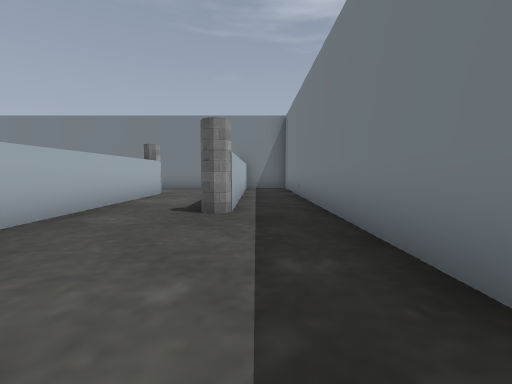
View 1 (above)

20 first-person views from a walk through a level from a Godot 3-D game. The camera is 1.3 m above the floor, tilts 4° down and sees 85° across. The floor is counted in squares, 2 m on a side. Each view is taken from the middle of a square. On the plan, view 1 faces up. The plan holds only what a view shows up to about 9 squares ahead; the rest is blank.

View 2
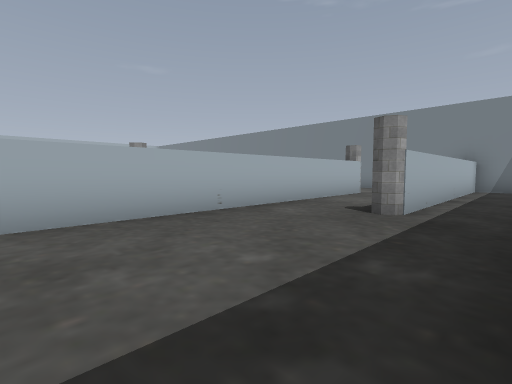

View 3
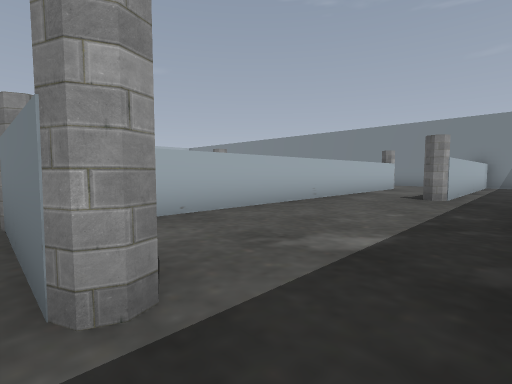

View 4
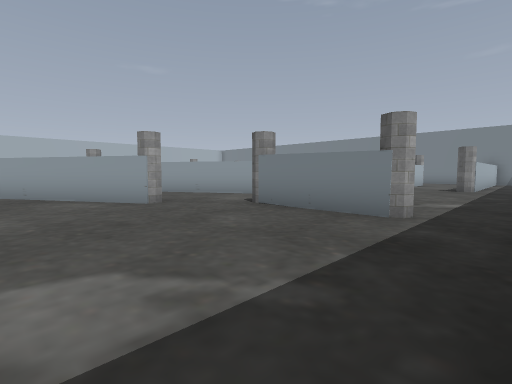

View 5
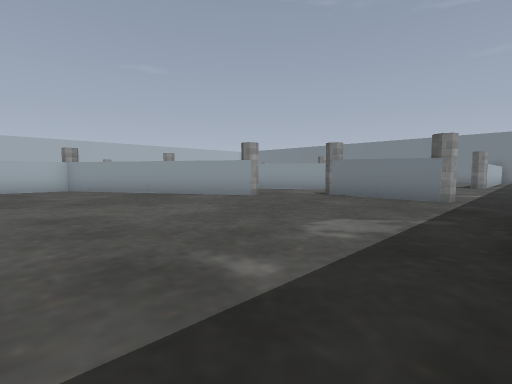

View 6
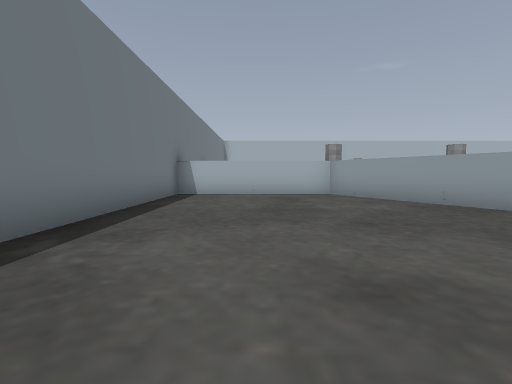

View 7
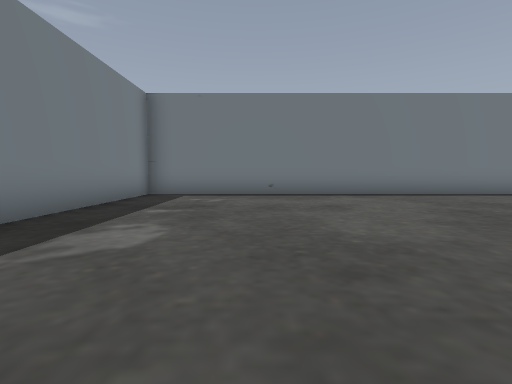

View 8
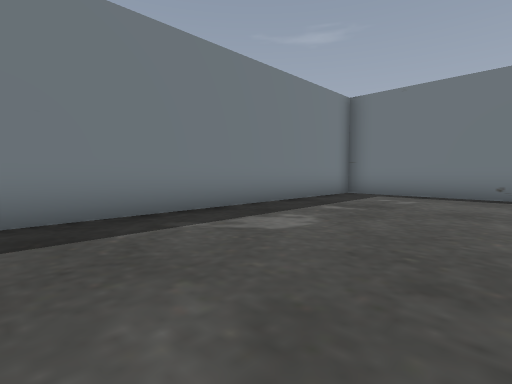

View 9
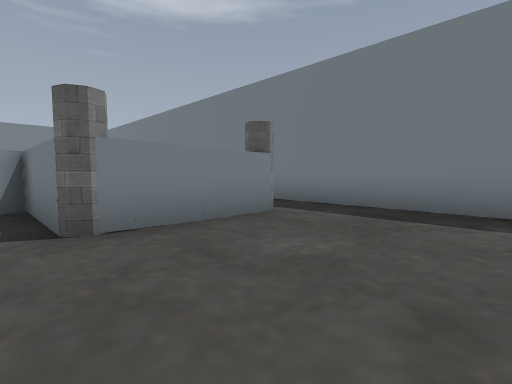

View 10
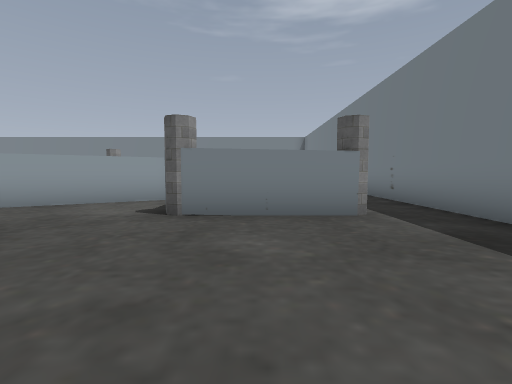

View 11
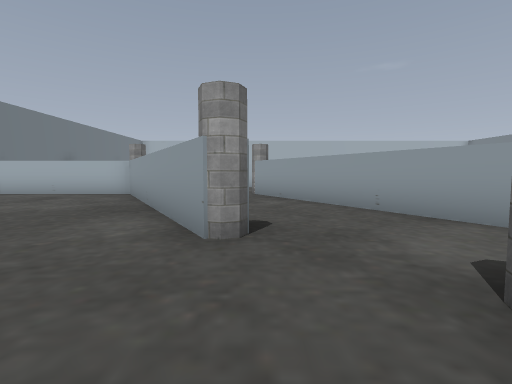

View 12
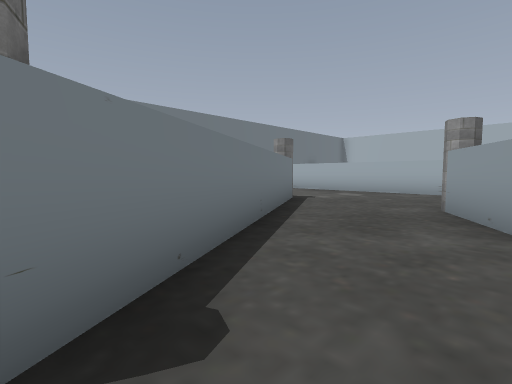

View 13
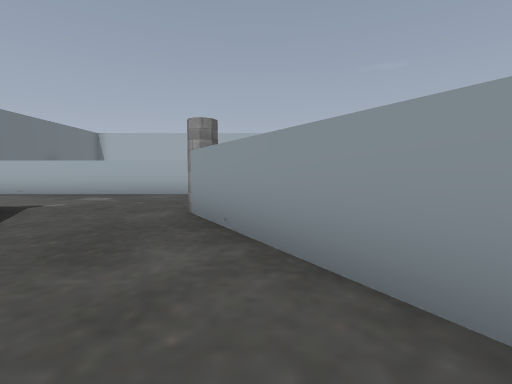

View 14
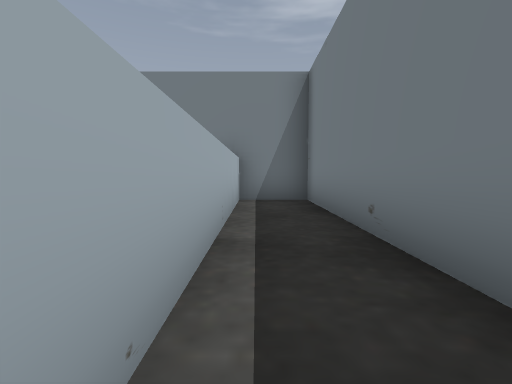

View 15
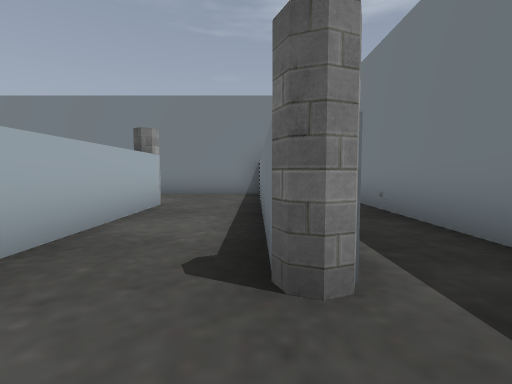

View 16
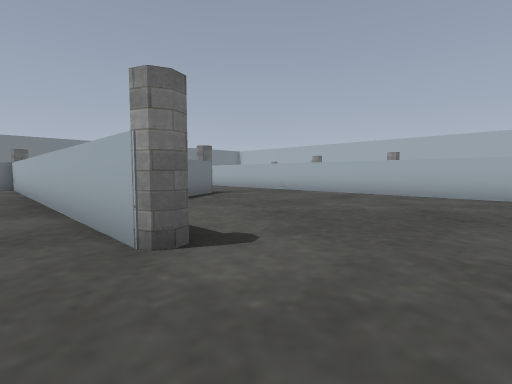

View 17
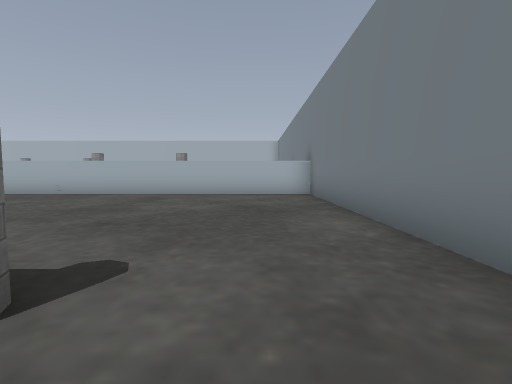

View 18
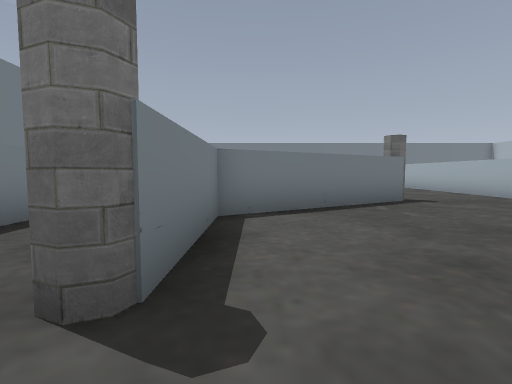

View 19
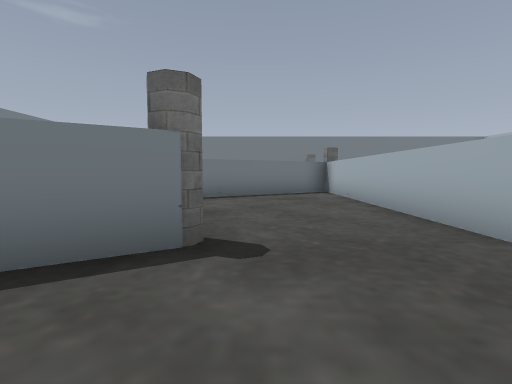

View 20
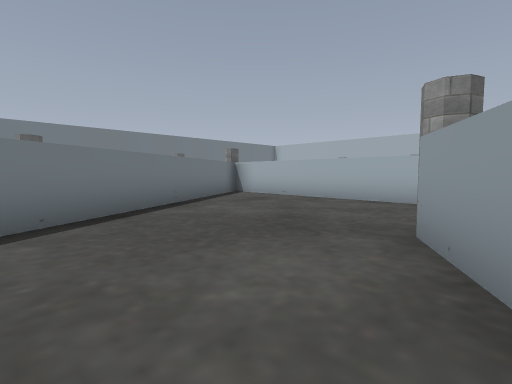

### Floor plan
Points are (right, up) in squares from view 1. A wall is a line through its corners. A room is listed if a view was taken in it or the views show most of it. See-through windows are left out.
Room 1 (views 1, 2, 14, 15)
walls: (-0.9, 4.8) (-0.9, 8.4); (-2.9, 8.7) (-2.9, -1.3); (1.2, -2.4) (1.2, 11.6) (-0.4, 11.6) (-0.4, 4.5)
ways out: opening at (0.5, -3) to room 2; opening at (-2, 9) to room 5
Room 2 (views 3, 4, 5, 6, 7, 8, 9, 10, 11)
walls: (-4.6, -4.5) (-10.4, -7.8) (-10.4, -12.4) (1.2, -12.4) (1.2, -2.4); (-0.3, -2.8) (-3.4, -2.8)
ways out: opening at (0.5, -3) to room 1; opening at (-4, -3) to room 3
Room 3 (view 12)
walls: (-3.4, -2.8) (-3.4, 0) (-6.6, -1.9)
ways out: opening at (-4, -3) to room 2; opening at (-6, -3) to room 4
Room 4 (view 13)
walls: (-8, -5.9) (-5, -4.1); (-6.6, -1.9) (-10.5, -4.1)
ways out: opening at (-6, -3) to room 3; opening at (-9, -5)
Room 5 (views 16, 17, 18, 19, 20)
walls: (-5.7, 4) (-7.1, 3.2); (-7.4, 3.6) (-3.4, 5.9) (-3.4, 8.7); (-0.9, 8.4) (-0.9, 9.9); (-0.9, 11.6) (-10.4, 11.6) (-10.4, -3); (-9.8, -3.1) (-4.1, 0.2)
ways out: opening at (-2, 9) to room 1

Positions as (right, up) in squares from view 1, and headings:
1: (0, 0), facing up
2: (1, 0), facing up-left
3: (1, -3), facing up-left
4: (1, -7), facing up-left
5: (1, -10), facing up-left
6: (-2, -10), facing left
7: (-2, -4), facing down
8: (-3, -4), facing down-right
9: (-4, -6), facing up-right
10: (-2, -7), facing up
11: (-2, -4), facing left
12: (-5, -3), facing down-left
13: (-6, -3), facing left
14: (0, 5), facing up
15: (-1, 3), facing up
16: (-2, 11), facing down-left
17: (-2, 10), facing left
18: (-4, 10), facing down
19: (-8, 6), facing down
20: (-4, 4), facing down-left
